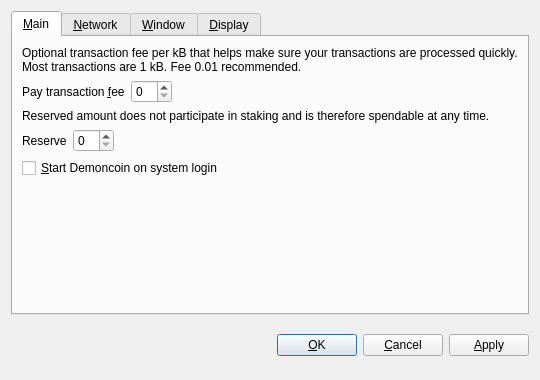
<?xml version="1.0" encoding="UTF-8"?>
<ui version="4.0">
 <class>OptionsDialog</class>
 <widget class="QDialog" name="OptionsDialog">
  <property name="geometry">
   <rect>
    <x>0</x>
    <y>0</y>
    <width>540</width>
    <height>380</height>
   </rect>
  </property>
  <property name="windowTitle">
   <string>Options</string>
  </property>
  <property name="modal">
   <bool>true</bool>
  </property>
  <layout class="QVBoxLayout" name="verticalLayout">
   <item>
    <widget class="QTabWidget" name="tabWidget">
     <property name="tabPosition">
      <enum>QTabWidget::North</enum>
     </property>
     <property name="currentIndex">
      <number>0</number>
     </property>
     <widget class="QWidget" name="tabMain">
      <attribute name="title">
       <string>&amp;Main</string>
      </attribute>
      <layout class="QVBoxLayout" name="verticalLayout_Main">
       <item>
        <widget class="QLabel" name="transactionFeeInfoLabel">
         <property name="text">
          <string>Optional transaction fee per kB that helps make sure your transactions are processed quickly. Most transactions are 1 kB. Fee 0.01 recommended.</string>
         </property>
         <property name="textFormat">
          <enum>Qt::PlainText</enum>
         </property>
         <property name="wordWrap">
          <bool>true</bool>
         </property>
        </widget>
       </item>
       <item>
        <layout class="QHBoxLayout" name="horizontalLayoutFee">
         <item>
          <widget class="QLabel" name="transactionFeeLabel">
           <property name="text">
            <string>Pay transaction &amp;fee</string>
           </property>
           <property name="textFormat">
            <enum>Qt::PlainText</enum>
           </property>
           <property name="buddy">
            <cstring>transactionFee</cstring>
           </property>
          </widget>
         </item>
         <item>
          <widget class="BitcoinAmountField" name="transactionFee"/>
         </item>
         <item>
          <spacer name="horizontalSpacerFee">
           <property name="orientation">
            <enum>Qt::Horizontal</enum>
           </property>
           <property name="sizeHint" stdset="0">
            <size>
             <width>40</width>
             <height>20</height>
            </size>
           </property>
          </spacer>
         </item>
        </layout>
       </item>
       <item>
        <widget class="QLabel" name="reserveBalanceInfoLabel">
         <property name="text">
          <string>Reserved amount does not participate in staking and is therefore spendable at any time.</string>
         </property>
         <property name="textFormat">
          <enum>Qt::PlainText</enum>
         </property>
         <property name="wordWrap">
          <bool>true</bool>
         </property>
        </widget>
       </item>
       <item>
        <layout class="QHBoxLayout" name="horizontalLayoutReserveBalance">
         <item>
          <widget class="QLabel" name="reserveBalanceLabel">
           <property name="text">
            <string>Reserve</string>
           </property>
           <property name="textFormat">
            <enum>Qt::PlainText</enum>
           </property>
           <property name="buddy">
            <cstring>reserveBalance</cstring>
           </property>
          </widget>
         </item>
         <item>
          <widget class="BitcoinAmountField" name="reserveBalance"/>
         </item>
         <item>
          <spacer name="horizontalSpacerReserveBalance">
           <property name="orientation">
            <enum>Qt::Horizontal</enum>
           </property>
           <property name="sizeHint" stdset="0">
            <size>
             <width>40</width>
             <height>20</height>
            </size>
           </property>
          </spacer>
         </item>
        </layout>
       </item>
       <item>
        <widget class="QCheckBox" name="bitcoinAtStartup">
         <property name="toolTip">
          <string>Automatically start Demoncoin after logging in to the system.</string>
         </property>
         <property name="text">
          <string>&amp;Start Demoncoin on system login</string>
         </property>
        </widget>
       </item>
       <item>
        <spacer name="verticalSpacer_Main">
         <property name="orientation">
          <enum>Qt::Vertical</enum>
         </property>
         <property name="sizeHint" stdset="0">
          <size>
           <width>20</width>
           <height>40</height>
          </size>
         </property>
        </spacer>
       </item>
      </layout>
     </widget>
     <widget class="QWidget" name="tabNetwork">
      <attribute name="title">
       <string>&amp;Network</string>
      </attribute>
      <layout class="QVBoxLayout" name="verticalLayout_Network">
       <item>
        <widget class="QCheckBox" name="mapPortUpnp">
         <property name="toolTip">
          <string>Automatically open the Demoncoin client port on the router. This only works when your router supports UPnP and it is enabled.</string>
         </property>
         <property name="text">
          <string>Map port using &amp;UPnP</string>
         </property>
        </widget>
       </item>
       <item>
        <widget class="QCheckBox" name="connectSocks">
         <property name="toolTip">
          <string>Connect to the Demoncoin network through a SOCKS proxy (e.g. when connecting through Tor).</string>
         </property>
         <property name="text">
          <string>&amp;Connect through SOCKS proxy:</string>
         </property>
        </widget>
       </item>
       <item>
        <layout class="QHBoxLayout" name="horizontalLayout_Network">
         <item>
          <widget class="QLabel" name="proxyIpLabel">
           <property name="text">
            <string>Proxy &amp;IP:</string>
           </property>
           <property name="textFormat">
            <enum>Qt::PlainText</enum>
           </property>
           <property name="buddy">
            <cstring>proxyIp</cstring>
           </property>
          </widget>
         </item>
         <item>
          <widget class="QValidatedLineEdit" name="proxyIp">
           <property name="maximumSize">
            <size>
             <width>140</width>
             <height>16777215</height>
            </size>
           </property>
           <property name="toolTip">
            <string>IP address of the proxy (e.g. 127.0.0.1)</string>
           </property>
          </widget>
         </item>
         <item>
          <widget class="QLabel" name="proxyPortLabel">
           <property name="text">
            <string>&amp;Port:</string>
           </property>
           <property name="textFormat">
            <enum>Qt::PlainText</enum>
           </property>
           <property name="buddy">
            <cstring>proxyPort</cstring>
           </property>
          </widget>
         </item>
         <item>
          <widget class="QLineEdit" name="proxyPort">
           <property name="maximumSize">
            <size>
             <width>55</width>
             <height>16777215</height>
            </size>
           </property>
           <property name="toolTip">
            <string>Port of the proxy (e.g. 9050)</string>
           </property>
          </widget>
         </item>
         <item>
          <widget class="QLabel" name="socksVersionLabel">
           <property name="text">
            <string>SOCKS &amp;Version:</string>
           </property>
           <property name="textFormat">
            <enum>Qt::PlainText</enum>
           </property>
           <property name="buddy">
            <cstring>socksVersion</cstring>
           </property>
          </widget>
         </item>
         <item>
          <widget class="QValueComboBox" name="socksVersion">
           <property name="toolTip">
            <string>SOCKS version of the proxy (e.g. 5)</string>
           </property>
          </widget>
         </item>
         <item>
          <spacer name="horizontalSpacer_Network">
           <property name="orientation">
            <enum>Qt::Horizontal</enum>
           </property>
           <property name="sizeHint" stdset="0">
            <size>
             <width>40</width>
             <height>20</height>
            </size>
           </property>
          </spacer>
         </item>
        </layout>
       </item>
       <item>
        <spacer name="verticalSpacer_Network">
         <property name="orientation">
          <enum>Qt::Vertical</enum>
         </property>
         <property name="sizeHint" stdset="0">
          <size>
           <width>20</width>
           <height>40</height>
          </size>
         </property>
        </spacer>
       </item>
      </layout>
     </widget>
     <widget class="QWidget" name="tabWindow">
      <attribute name="title">
       <string>&amp;Window</string>
      </attribute>
      <layout class="QVBoxLayout" name="verticalLayout_Window">
       <item>
        <widget class="QCheckBox" name="minimizeToTray">
         <property name="toolTip">
          <string>Show only a tray icon after minimizing the window.</string>
         </property>
         <property name="text">
          <string>&amp;Minimize to the tray instead of the taskbar</string>
         </property>
        </widget>
       </item>
       <item>
        <widget class="QCheckBox" name="minimizeOnClose">
         <property name="toolTip">
          <string>Minimize instead of exit the application when the window is closed. When this option is enabled, the application will be closed only after selecting Quit in the menu.</string>
         </property>
         <property name="text">
          <string>M&amp;inimize on close</string>
         </property>
        </widget>
       </item>
       <item>
        <spacer name="verticalSpacer_Window">
         <property name="orientation">
          <enum>Qt::Vertical</enum>
         </property>
         <property name="sizeHint" stdset="0">
          <size>
           <width>20</width>
           <height>40</height>
          </size>
         </property>
        </spacer>
       </item>
      </layout>
     </widget>
     <widget class="QWidget" name="tabDisplay">
      <attribute name="title">
       <string>&amp;Display</string>
      </attribute>
      <layout class="QVBoxLayout" name="verticalLayout_Display">
       <item>
        <layout class="QHBoxLayout" name="horizontalLayout_1_Display">
         <item>
          <widget class="QLabel" name="langLabel">
           <property name="text">
            <string>User Interface &amp;language:</string>
           </property>
           <property name="textFormat">
            <enum>Qt::PlainText</enum>
           </property>
           <property name="buddy">
            <cstring>lang</cstring>
           </property>
          </widget>
         </item>
         <item>
          <widget class="QValueComboBox" name="lang">
           <property name="toolTip">
            <string>The user interface language can be set here. This setting will take effect after restarting Demoncoin.</string>
           </property>
          </widget>
         </item>
        </layout>
       </item>
       <item>
        <layout class="QHBoxLayout" name="horizontalLayout_2_Display">
         <item>
          <widget class="QLabel" name="unitLabel">
           <property name="text">
            <string>&amp;Unit to show amounts in:</string>
           </property>
           <property name="textFormat">
            <enum>Qt::PlainText</enum>
           </property>
           <property name="buddy">
            <cstring>unit</cstring>
           </property>
          </widget>
         </item>
         <item>
          <widget class="QValueComboBox" name="unit">
           <property name="toolTip">
            <string>Choose the default subdivision unit to show in the interface and when sending coins.</string>
           </property>
          </widget>
         </item>
        </layout>
       </item>
       <item>
        <widget class="QCheckBox" name="displayAddresses">
         <property name="toolTip">
          <string>Whether to show Demoncoin addresses in the transaction list or not.</string>
         </property>
         <property name="text">
          <string>&amp;Display addresses in transaction list</string>
         </property>
        </widget>
       </item>
       <item>
        <widget class="QCheckBox" name="coinControlFeatures">
         <property name="toolTip">
          <string>Whether to show coin control features or not.</string>
         </property>
         <property name="text">
          <string>Display coin &amp;control features (experts only!)</string>
         </property>
        </widget>
       </item>
       <item>
        <spacer name="verticalSpacer_Display">
         <property name="orientation">
          <enum>Qt::Vertical</enum>
         </property>
         <property name="sizeHint" stdset="0">
          <size>
           <width>20</width>
           <height>40</height>
          </size>
         </property>
        </spacer>
       </item>
      </layout>
     </widget>
    </widget>
   </item>
   <item>
    <layout class="QHBoxLayout" name="horizontalLayout_Buttons">
     <item>
      <spacer name="horizontalSpacer_1">
       <property name="orientation">
        <enum>Qt::Horizontal</enum>
       </property>
       <property name="sizeHint" stdset="0">
        <size>
         <width>40</width>
         <height>48</height>
        </size>
       </property>
      </spacer>
     </item>
     <item>
      <widget class="QLabel" name="statusLabel">
       <property name="font">
        <font>
         <weight>75</weight>
         <bold>true</bold>
        </font>
       </property>
       <property name="text">
        <string/>
       </property>
       <property name="textFormat">
        <enum>Qt::PlainText</enum>
       </property>
       <property name="wordWrap">
        <bool>true</bool>
       </property>
      </widget>
     </item>
     <item>
      <spacer name="horizontalSpacer_2">
       <property name="orientation">
        <enum>Qt::Horizontal</enum>
       </property>
       <property name="sizeHint" stdset="0">
        <size>
         <width>40</width>
         <height>48</height>
        </size>
       </property>
      </spacer>
     </item>
     <item>
      <widget class="QPushButton" name="okButton">
       <property name="text">
        <string>&amp;OK</string>
       </property>
      </widget>
     </item>
     <item>
      <widget class="QPushButton" name="cancelButton">
       <property name="text">
        <string>&amp;Cancel</string>
       </property>
       <property name="autoDefault">
        <bool>false</bool>
       </property>
      </widget>
     </item>
     <item>
      <widget class="QPushButton" name="applyButton">
       <property name="text">
        <string>&amp;Apply</string>
       </property>
       <property name="autoDefault">
        <bool>false</bool>
       </property>
      </widget>
     </item>
    </layout>
   </item>
  </layout>
 </widget>
 <customwidgets>
  <customwidget>
   <class>BitcoinAmountField</class>
   <extends>QSpinBox</extends>
   <header>bitcoinamountfield.h</header>
  </customwidget>
  <customwidget>
   <class>QValueComboBox</class>
   <extends>QComboBox</extends>
   <header>qvaluecombobox.h</header>
  </customwidget>
  <customwidget>
   <class>QValidatedLineEdit</class>
   <extends>QLineEdit</extends>
   <header>qvalidatedlineedit.h</header>
  </customwidget>
 </customwidgets>
 <resources/>
 <connections/>
</ui>
